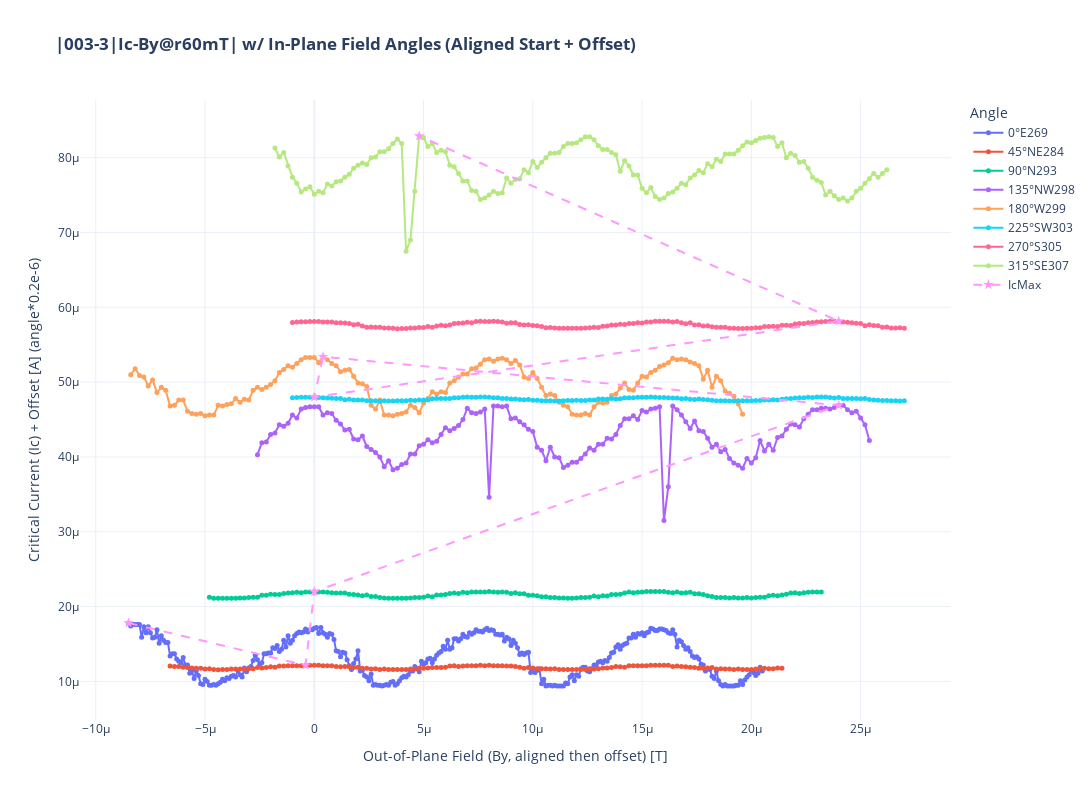

Notebook code cell kept with this figure:
### Markdown cell above
# Ic conbine

### Code cell
import pandas as pd
import plotly.graph_objects as go
from IPython.display import clear_output

# Assume plot_heatmaps is defined elsewhere and works as expected
# from your_module import plot_heatmaps # Example of how you might import it

# --- Helper Function Definition ---
def process_and_plot_data(dataid, angle, angle_label, fig, IcMax_df, ByOffset, ByRange, f_factor):
    print(f"Processing dataid: {dataid}, angle: {angle}° ({angle_label})")
    Ic_offset = angle * 1e-6 * f_factor

    # --- Placeholder for plot_heatmaps and Ic_df generation ---
    if 'plot_heatmaps' not in globals():
        print(f"Warning: 'plot_heatmaps' function not found. Using dummy data for dataid {dataid}.")
        _data_points = 30
        _base_param_values = [(i - _data_points/2 + 0.5) * ByRange / (_data_points/2) for i in range(_data_points)]
        _param_values = [pv + (dataid * 1e-4) for pv in _base_param_values]
        # Add a synthetic peak for demonstration
        import numpy as np
        _ic_values = np.exp(-((np.array(_param_values)-0.002)**2)/(2*(0.001)**2)) * 5e-6 + 1e-6*np.random.rand(_data_points)
        Ic_df = pd.DataFrame({
            "param_value": _param_values,
            "Ic": _ic_values
        })
    else:
        fig1, fig2, fig3, Ic_df = plot_heatmaps(dataid)
    # --- End of Placeholder ---

    # 1. 过滤掉前10个点
    Ic_df = Ic_df.iloc[10:].reset_index(drop=True)

    # 2. 只保留By在范围内的数据
    Ic_df_filtered = Ic_df[(Ic_df["param_value"] < ByRange) & (Ic_df["param_value"] > -ByRange)].copy()
    if Ic_df_filtered.empty:
        print(f"Warning: Ic_df_filtered is empty for dataid {dataid} after filtering. Skipping.")
        return fig, IcMax_df

    # 3. 用find_peaks找第一个峰
    from scipy.signal import find_peaks
    peaks, _ = find_peaks(Ic_df_filtered["Ic"])
    if len(peaks) == 0:
        print(f"No peak found for dataid {dataid}. Using min(param_value) as alignment.")
        align_x = Ic_df_filtered["param_value"].min()
    else:
        first_peak_idx = peaks[0]
        align_x = Ic_df_filtered.iloc[first_peak_idx]["param_value"]

    # 4. 对齐By，使第一个peak在x=0，再加ByOffset
    plot_x_values = Ic_df_filtered["param_value"] - align_x + ByOffset

    # 5. 计算最大Ic及其By（同样对齐）
    idx_max = Ic_df_filtered["Ic"].idxmax()
    By_max = Ic_df_filtered.loc[idx_max, "param_value"]
    Ic_max_value = Ic_df_filtered.loc[idx_max, "Ic"]
    By_aligned_for_plot = By_max - align_x + ByOffset

    # 6. 更新IcMax_df
    new_row_data = [{"angle": angle, "IcMax": Ic_max_value, "By": By_aligned_for_plot, "dataid": dataid}]
    new_row_df = pd.DataFrame(new_row_data)
    IcMax_df = pd.concat([IcMax_df, new_row_df], ignore_index=True)

    # 7. 画图
    fig.add_trace(go.Scatter(
        x=plot_x_values,
        y=Ic_df_filtered["Ic"] + Ic_offset,
        mode='lines+markers',
        name=f'{angle}°{angle_label}{dataid}',
        marker=dict(size=5),
        line=dict(width=2)
    ))

    clear_output(wait=True)
    return fig, IcMax_df

# --- Main Script ---
f = 0.2
ByRange = 10e-3 # This range is used for filtering param_value *before* alignment.
                # Ensure it's appropriate for your raw data's scale.
IcMax_df = pd.DataFrame(columns=["angle", "IcMax", "By", "dataid"])
fig = go.Figure()

# Define data points as a list of dictionaries for easier iteration
data_points = [
    # {"dataid": 308, "angle": 0,   "label": "O",  "ByOffset":  0.0e-6},
    {"dataid": 269, "angle": 0,   "label": "E",  "ByOffset": -8.2e-6}, # Starts at x=0.0020055
    {"dataid": 284, "angle": 45,  "label": "NE", "ByOffset": -4.8e-6},# Starts at x=0.0020005
    {"dataid": 293, "angle": 90,  "label": "N",  "ByOffset": -2.0e-6},  # Starts at x=0.000006
    {"dataid": 298, "angle": 135, "label": "NW", "ByOffset": -1.6e-6},# Starts at x=0.0000075
    {"dataid": 299, "angle": 180, "label": "W",  "ByOffset": -8.2e-6},       # Starts at x=-0.002
    {"dataid": 303, "angle": 225, "label": "SW", "ByOffset":  0.0e-6},# Starts at x=-0.001194
    {"dataid": 305, "angle": 270, "label": "S",  "ByOffset":  0.0e-6}, # Starts at x=0.0000035
    {"dataid": 307, "angle": 315, "label": "SE", "ByOffset": -1.4e-6},# Starts at x=0.0020075
]

# Loop through the data points and process them
for point in data_points:
    fig, IcMax_df = process_and_plot_data(
        dataid=point["dataid"],
        angle=point["angle"],
        angle_label=point["label"],
        fig=fig,
        IcMax_df=IcMax_df,
        ByOffset=point["ByOffset"], # This is now applied *after* data's own start is aligned to 0
        ByRange=ByRange,
        f_factor=f
    )

# Add IcMax_df trace to fig
# The "By" column in IcMax_df now contains the aligned and offsetted x-values
if not IcMax_df.empty:
    fig.add_trace(go.Scatter(
        x=IcMax_df["By"],  # These 'By' values are already transformed
        y=IcMax_df["IcMax"] + IcMax_df["angle"] * 1e-6 * f,
        mode='lines+markers',
        name='IcMax',
        marker=dict(size=8, symbol='star'),
        line=dict(width=2, dash='dash')
    ))
else:
    print("IcMax_df is empty. Skipping the IcMax trend plot.")

# --- Figure Layout and Display ---
# The x-axis title now refers to By values that have been aligned and then offset.
fig.update_layout(
    title="<b>|003-3|Ic-By@r60mT| w/ In-Plane Field Angles (Aligned Start + Offset)",
    xaxis_title=f"Out-of-Plane Field (By, aligned then offset) [T]",
    yaxis_title=f"Critical Current (Ic) + Offset [A] (angle*{f}e-6)",
    legend_title="Angle",
    hovermode="x unified",
    template="plotly_white",
    width=1200,
    height=800,
)
fig.show()

print("\nFinal IcMax DataFrame (By values are aligned then offset):")
print(IcMax_df)
# --- Heatmap Generation ---
if all_dfs_for_heatmap:
    heatmap_source_data = pd.concat(all_dfs_for_heatmap, ignore_index=True)
    
    if not heatmap_source_data.empty and 'param_value' in heatmap_source_data and 'angle' in heatmap_source_data and 'Ic' in heatmap_source_data:
        try:
            # Create the pivot table: angles as rows, By (param_value) as columns, Ic as values
            pivot_table = heatmap_source_data.pivot_table(
                index='angle', 
                columns='param_value', 
                values='Ic'
            )
            
            # Sort index (angles) and columns (By values) for an ordered heatmap
            pivot_table = pivot_table.sort_index(axis=0)  # Sort by angle (Y-axis)
            pivot_table = pivot_table.sort_index(axis=1)  # Sort by param_value (X-axis)

            heatmap_fig = go.Figure(data=go.Heatmap(
                z=pivot_table.values,    # 2D array of Ic values
                x=pivot_table.columns,   # By (param_value)
                y=pivot_table.index,     # Angles
                colorscale='RdBu',    # Example colorscale
                colorbar=dict(title='Ic [A]'),
                connectgaps=False,
            ))
            
            heatmap_fig.update_layout(
                title='Critical Current (Ic) Heatmap@r60mT',
                xaxis_title=f"Out-of-Plane Field (By) [T] (within ±{ByRange:.0e} T)",
                yaxis_title='Angle [degrees]',
                # xaxis_type='linear' # Default, should work if param_value is numeric
                yaxis_type='category', # Angles are distinct categories
                width=1200,
                height=800,
                template="plotly_white"
            )
            heatmap_fig.show()
            
        except Exception as e:
            print(f"Could not generate heatmap. Error: {e}")
            print("Sample of data intended for pivot table:")
            print(heatmap_source_data.head())
    else:
        print("Source data for heatmap is empty or missing required columns ('param_value', 'angle', 'Ic').")
else:
    print("No data was collected to generate the heatmap (all_dfs_for_heatmap list is empty).")

### Figure 1 — Plotly figure (JSON) as saved in the notebook; plotly's stock layout.template omitted (floating-point values rounded to 4 significant figures; data arrays with more than 128 entries replaced by an {"elided": "..."} marker saying what was removed)
{"data": [{"line": {"width": 2}, "marker": {"size": 5}, "mode": "lines+markers", "name": "0°E269", "type": "scatter", "x": {"elided": "291 float values"}, "y": {"elided": "291 float values"}}, {"line": {"width": 2}, "marker": {"size": 5}, "mode": "lines+markers", "name": "45°NE284", "type": "scatter", "x": {"elided": "141 float values"}, "y": {"elided": "141 float values"}}, {"line": {"width": 2}, "marker": {"size": 5}, "mode": "lines+markers", "name": "90°N293", "type": "scatter", "x": {"elided": "141 float values"}, "y": {"elided": "141 float values"}}, {"line": {"width": 2}, "marker": {"size": 5}, "mode": "lines+markers", "name": "135°NW298", "type": "scatter", "x": {"elided": "141 float values"}, "y": {"elided": "141 float values"}}, {"line": {"width": 2}, "marker": {"size": 5}, "mode": "lines+markers", "name": "180°W299", "type": "scatter", "x": {"elided": "141 float values"}, "y": {"elided": "141 float values"}}, {"line": {"width": 2}, "marker": {"size": 5}, "mode": "lines+markers", "name": "225°SW303", "type": "scatter", "x": {"elided": "141 float values"}, "y": {"elided": "141 float values"}}, {"line": {"width": 2}, "marker": {"size": 5}, "mode": "lines+markers", "name": "270°S305", "type": "scatter", "x": {"elided": "141 float values"}, "y": {"elided": "141 float values"}}, {"line": {"width": 2}, "marker": {"size": 5}, "mode": "lines+markers", "name": "315°SE307", "type": "scatter", "x": {"elided": "141 float values"}, "y": {"elided": "141 float values"}}, {"line": {"dash": "dash", "width": 2}, "marker": {"size": 8, "symbol": "star"}, "mode": "lines+markers", "name": "IcMax", "type": "scatter", "x": [-8.5e-06, -4e-07, -5.506e-21, 2.4e-05, 4e-07, 0.0, 2.4e-05, 4.8e-06], "y": [1.78e-05, 1.215e-05, 2.2e-05, 4.69e-05, 5.34e-05, 4.8e-05, 5.815e-05, 8.29e-05]}], "layout": {"height": 800, "hovermode": "x unified", "legend": {"title": {"text": "Angle"}}, "title": {"text": "<b>|003-3|Ic-By@r60mT| w/ In-Plane Field Angles (Aligned Start + Offset)"}, "width": 1200, "xaxis": {"title": {"text": "Out-of-Plane Field (By, aligned then offset) [T]"}}, "yaxis": {"title": {"text": "Critical Current (Ic) + Offset [A] (angle*0.2e-6)"}}}}
